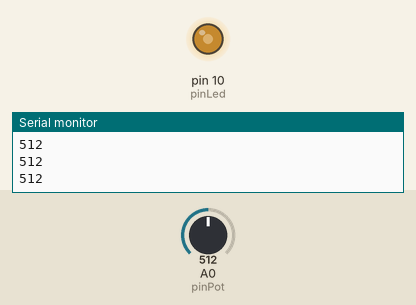
Recording of a sketch running on a simulated Arduino Uno, built with avr-gcc and run on an emulated ATmega328P. Parts: output pins drawn as LEDs (lit = HIGH), the last lines printed to the serial monitor. The test bench sets the inputs (shaded band); at power-on: A0 (pinPot) = 512.

Above: at 1.2 s.
1.3 s: A0 (pinPot) set to 716
At 2.5 s:
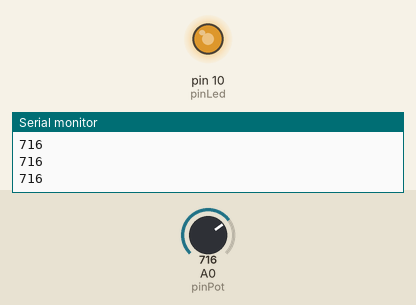
2.8 s: A0 (pinPot) set to 900
At 3.7 s:
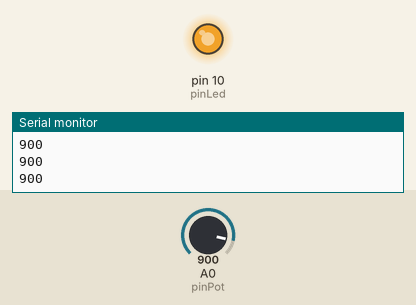
4.3 s: A0 (pinPot) set to 122
At 4.8 s:
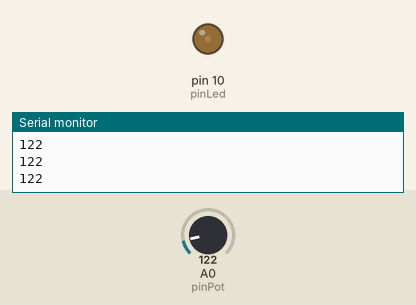
5.8 s: A0 (pinPot) set to 0
At 7.0 s:
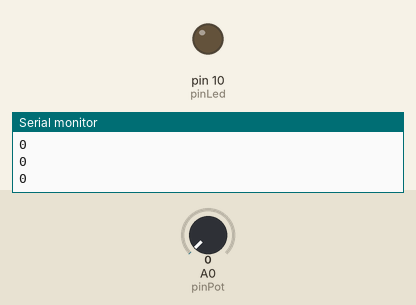
7.3 s: A0 (pinPot) set to 511
At 8.3 s:
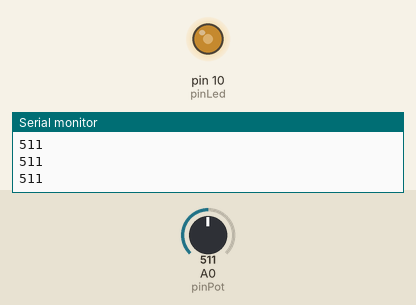
Timing chart, 0 to 9.8 s (numbered marks = the images above; inputs shaded):
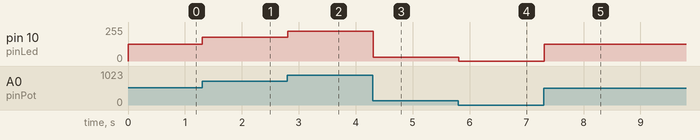

The sketch:

dos.ino
```cpp
// C++ code
//
int pinLed = 10;
int pinPot = A0;
int valPot;
int luz;
void setup()
{
  pinMode(pinLed, OUTPUT);
    pinMode(pinPot, INPUT);
    Serial.begin(9600);
}

void loop()
{
valPot = analogRead(pinPot);
  Serial.println(valPot);
  luz = map(valPot,0,1023,0,255);
  analogWrite(pinLed, luz);
}
```

Measured:
- after the input at 1.3 s, pin 10 (pinLed): 127/255 → 178/255 at once
- after the input at 2.8 s, pin 10 (pinLed): 178/255 → 224/255 at once
- after the input at 4.3 s, pin 10 (pinLed): 224/255 → 30/255 at once
- after the input at 5.8 s, pin 10 (pinLed): 30/255 → 0/255 at once
- after the input at 7.3 s, pin 10 (pinLed): 0/255 → 127/255 at once
